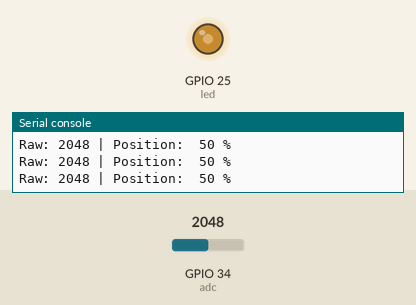
A program run on a simulated ESP32 board running MicroPython. Parts: output pins drawn as LEDs (lit = HIGH), the last lines printed to the serial console. Inputs (shaded band) come from the test bench; at power-on: GPIO 34 (adc) = 2048 (analog values on the 0–4095 scale).

Above: at 1.2 s.
1.3 s: GPIO 34 (adc) set to 491
At 2.5 s:
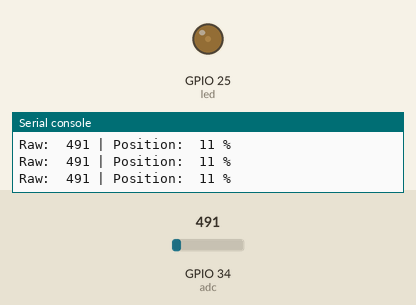
2.8 s: GPIO 34 (adc) set to 0
At 3.3 s:
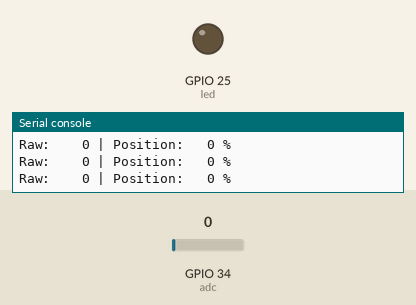
4.3 s: GPIO 34 (adc) set to 4095
At 5.0 s:
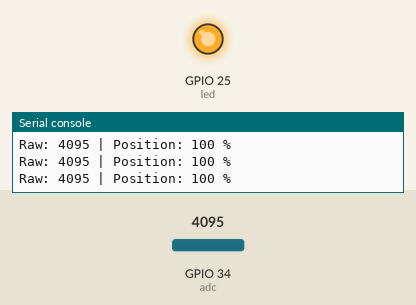
5.8 s: GPIO 34 (adc) set to 2866
At 6.7 s:
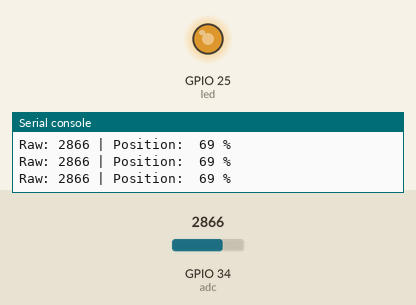
Timing chart, 0 to 8.3 s (numbered marks = the images above; inputs shaded):
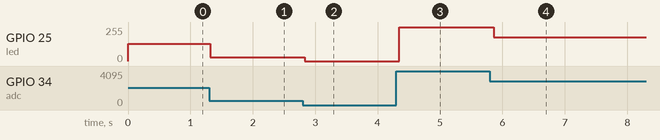

The program:

example_1.py
```python
# ESP32 MicroPython example that reads the pot on GPIO34 with averaging, converts to percent, sets LED PWM on GPIO25, and prints the readings.
#
# Buy this module: https://shillehtek.com/products/slide-potentiometer-module-10k-arduino-esp32
# Full manual: https://shillehtek.com/blogs/shillehtek-product-manuals/slide-potentiometer-module-10k-arduino-esp32-manual
# More examples: https://github.com/shillehbean/shillehtek-examples
#

# 10K Slide Potentiometer - ESP32 MicroPython Example
# OTA->GPIO 34, VCC->3V3, GND->GND, optional LED on GPIO 25

from machine import ADC, Pin, PWM
import time

adc = ADC(Pin(34))
adc.atten(ADC.ATTN_11DB)          # full 0-3.3V range
led = PWM(Pin(25), freq=1000)

def read_smooth(n=16):
    return sum(adc.read() for _ in range(n)) // n   # 0..4095

print("Slide the fader!")
while True:
    raw = read_smooth()
    percent = raw * 100 // 4095
    led.duty(raw >> 2)            # 0..1023 duty

    print("Raw: {:4d} | Position: {:3d} %".format(raw, percent))
    time.sleep(0.1)
```

Measured:
- after the input at 1.3 s, GPIO 25 (led): 128/255 → 30/255 at once
- after the input at 2.8 s, GPIO 25 (led): 30/255 → 0/255 at once
- after the input at 4.3 s, GPIO 25 (led): 0/255 → 255/255 after 0.05 s
- after the input at 5.8 s, GPIO 25 (led): 255/255 → 178/255 after 0.06 s
